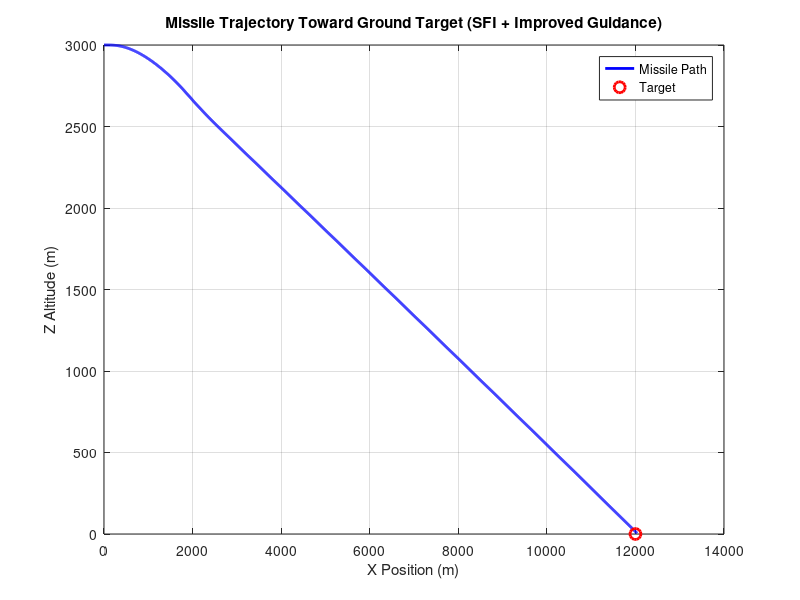
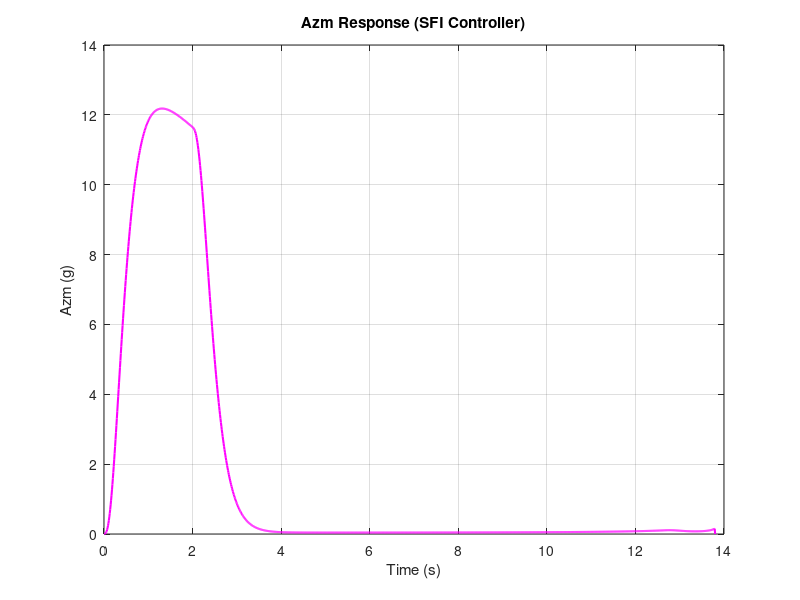
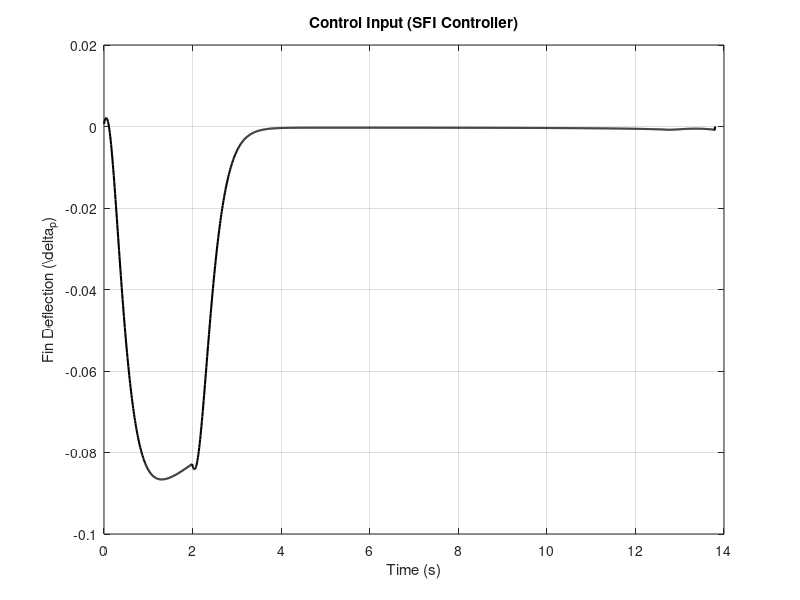
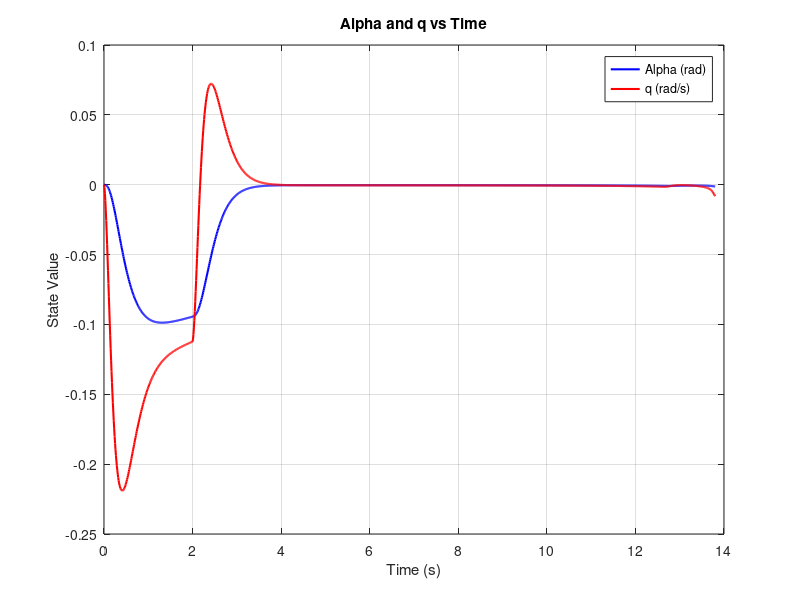

The MATLAB script that drew these images, in order: (Note: this script raises an error after producing the figures.)

% SFI CONTROLLER 

% Missile Dynamics from MPC (same A, B, C matrices)
A = [-1.064 1.000;
     290.26 0.00];
B = [-0.25;
    -331.40];
C = [-123.34 0.00];  % Output: Azm

% Augmented system for integral control
A_aug = [A, zeros(2,1); -C, 0];
B_aug = [B; 0];
% Pole placement
poles = [-4, -6, -8];
K_aug = place(A_aug, B_aug, poles);
K = K_aug(1:2);
Ki = K_aug(3);

% Simulation parameters
dt = 0.01;
T = 13.8;
t = 0:dt:T;
n = length(t);

% Initial conditions
x = zeros(2, n);
int_error = 0;
Azm = zeros(1, n);
u = zeros(1, n);
theta = zeros(1, n);
x_pos = zeros(1, n);
z_pos = zeros(1, n);
x_pos(1) = 0;
z_pos(1) = 3000;
theta(1) = 0;

% Target-based LOS Guidance
X_target = 12000;
Z_target = 0;
K_guidance = 10;

for i = 1:n-1
    dx = X_target - x_pos(i);
    dz = Z_target - z_pos(i);
    LOS_angle = atan2(dz, dx);
    LOS_error = LOS_angle - theta(i);

    % Saturate LOS error
    LOS_error = max(min(LOS_error, deg2rad(20)), deg2rad(-20));

    % Distance to target
    distance = sqrt(dx^2 + dz^2);

    % Adaptive gain near target
    if distance < 1000
        K_guided = 3;
    else
        K_guided = K_guidance;
    end

    % LOS-based reference + initial boost
    Az_ref = -K_guided * LOS_error;
    if t(i) < 2
        Az_ref = Az_ref + 11.3;
    end

    % SFI Controller
    Az = C * x(:, i);
    error = Az_ref - Az;
    int_error = int_error + dt * error;
    u(i) = -K * x(:, i) - Ki * int_error;

    % Dynamics update
    dx_vec = A * x(:, i) + B * u(i);
    x(:, i+1) = x(:, i) + dt * dx_vec;
    Azm(i) = Az;

    % Trajectory update
    theta(i+1) = theta(i) + x(2,i)*dt;
    vx = 900 * cos(theta(i));
    vz = 900 * sin(theta(i));
    x_pos(i+1) = x_pos(i) + vx * dt;
    z_pos(i+1) = z_pos(i) + vz * dt;
end

% Plot trajectory
figure;
plot(x_pos, z_pos, 'b', 'LineWidth', 2); hold on;
plot(X_target, Z_target, 'ro', 'MarkerSize', 8, 'LineWidth', 2);
xlabel('X Position (m)'); ylabel('Z Altitude (m)');
title('Missile Trajectory Toward Ground Target (SFI + Improved Guidance)');
legend('Missile Path', 'Target'); grid on;

% Plot Azm
figure;
plot(t, Azm, 'm', 'LineWidth', 1.5);
xlabel('Time (s)'); ylabel('Azm (g)');
title('Azm Response (SFI Controller)'); grid on;

% Plot Control Input
figure;
plot(t, u, 'k', 'LineWidth', 1.5);
xlabel('Time (s)'); ylabel('Fin Deflection (\\delta_p)');
title('Control Input (SFI Controller)'); grid on;


figure;
plot(t, x(1,:), 'b', 'LineWidth', 1.5); hold on;
plot(t, x(2,:), 'r', 'LineWidth', 1.5);
xlabel('Time (s)');
ylabel('State Value');
title('Alpha and q vs Time');
legend('Alpha (rad)', 'q (rad/s)');
grid on;

figure;
plot(t, x(2,:), 'r', 'LineWidth', 1.5);
xlabel('Time (s)');
ylabel('q (rad/s)');
title('Pitch Rate (q) vs Time');
grid on;


% Initialize 3D plot
figure;
set(gcf, 'Position', [150, 150, 800, 700]);  
view([-35 25]);   % set to show more of the scene

hold on;
grid on;
axis equal;
axis vis3d;  



view(3);     % Set 3D view

% Set axes labels
xlabel('X Position (m)');
ylabel('Y Position (m)');
zlabel('Z Altitude (m)');
view([135, 30]);     % or try [135, 30] for different angles
camup([0 0 1]);      % Z axis up

title('Missile Trajectory Animation in 3D ');

% Define axis limits to be equal in scale 
min_axis = min([min(x_pos), min(z_pos)]) - 20;
max_axis = max([max(x_pos), max(z_pos)]) + 20;

xlim([min_axis, max_axis]);
ylim([-0.5*(max_axis-min_axis), 0.5*(max_axis-min_axis)]);  % Keep Y small
zmin = min(z_pos) - 200;
zmax = max(z_pos) + 200;
zlim([zmin, zmax]);



% Create Y-axis values (flat trajectory)
y_pos = zeros(size(x_pos));

% Plot target in 3D
hold on;
plot3(X_target, 0, Z_target, 'ro', 'MarkerSize', 8, 'LineWidth', 2);

% Initialize missile marker and trajectory trail
missile_marker = plot3(x_pos(1), y_pos(1), z_pos(1), 'bo', 'MarkerSize', 6, 'MarkerFaceColor', 'b');
trail = plot3(nan, nan, nan, 'b');

% Animate missile along flat Y-axis
for k = 2:length(x_pos)
    set(missile_marker, 'XData', x_pos(k), 'YData', y_pos(k), 'ZData', z_pos(k));
    set(trail, 'XData', x_pos(1:k), 'YData', y_pos(1:k), 'ZData', z_pos(1:k));
    drawnow;
    pause(0.01);  % Speed of animation
end

% Final annotation
text3(X_target, 0, Z_target + 200, 'Target Reached!', 'Color', 'red', ...
    'FontSize', 12, 'HorizontalAlignment', 'center');


